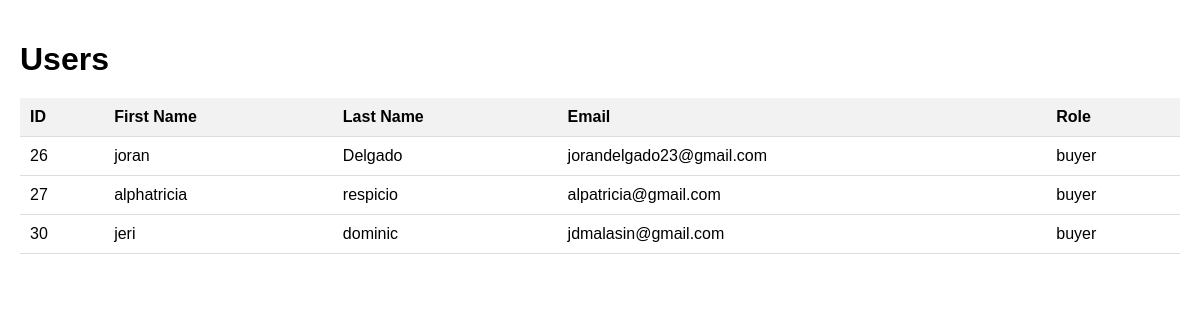
Screenshot of /view_users with the database file from the repository.
### tables this page shows
CREATE TABLE "users" (
	"id"	INTEGER,
	"first_name"	TEXT,
	"last_name"	TEXT,
	"email"	TEXT,
	"password"	TEXT,
	"role"	TEXT,
	"shop_name"	TEXT,
	"username"	TEXT,
	"birthday"	TEXT,
	"location"	TEXT,
	"phone_number"	TEXT,
	"session_id"	TEXT,
	"image_filename"	,
	"reset_token"	TEXT,
	"wallet_balance"	REAL,
	PRIMARY KEY("id" AUTOINCREMENT)
);

### app.py (the view)
@app.route('/view_users', methods=['GET'])
def view_users():
    conn = get_db()
    cursor = conn.cursor()
    cursor.execute('SELECT * FROM users')
    users = cursor.fetchall()
    cursor.close()
    return render_template('view_users.html', users=users)

### app.py (called while the page is built)
def get_db():
    if 'db' not in g:
        g.db = sqlite3.connect('users.db')
    return g.db

@app.teardown_appcontext
def close_connection(exception):
    db = getattr(g, 'db', None)  # Use 'db' instead of '_database'
    if db is not None:
        db.close()

### templates/view_users.html (shortened to what this page needs)
<!DOCTYPE html>
<html lang="en">
<head>
</head>
<body>
    <h1>Users</h1>
    <table>
        <tr>
            <th>ID</th>
            <th>First Name</th>
            <th>Last Name</th>
            <th>Email</th>
            <th>Role</th>
        </tr>
        {% for user in users %}
            <tr>
                <td>{{ user[0] }}</td>
                <td>{{ user[1] }}</td>
                <td>{{ user[2] }}</td>
                <td>{{ user[3] }}</td>
                <td>{{ user[5] }}</td>
            </tr>
        {% endfor %}
    </table>
</body>
</html>

### templates/view_users.html (style rules this page uses)
body { font-family: Arial, sans-serif; margin: 0; padding: 20px; }
h1 { margin-bottom: 20px; }
table { width: 100%; border-collapse: collapse; }
th, td { padding: 10px; text-align: left; border-bottom: 1px solid #ddd; }
th { background-color: #f2f2f2; }

### rows the page displays
users: id "26", first_name "joran", last_name "Delgado", email "jorandelgado23@gmail.com", role "buyer"
users: id "27", first_name "alphatricia", last_name "respicio", email "alpatricia@gmail.com", role "buyer"
users: id "30", first_name "jeri", last_name "dominic", email "jdmalasin@gmail.com", role "buyer"
